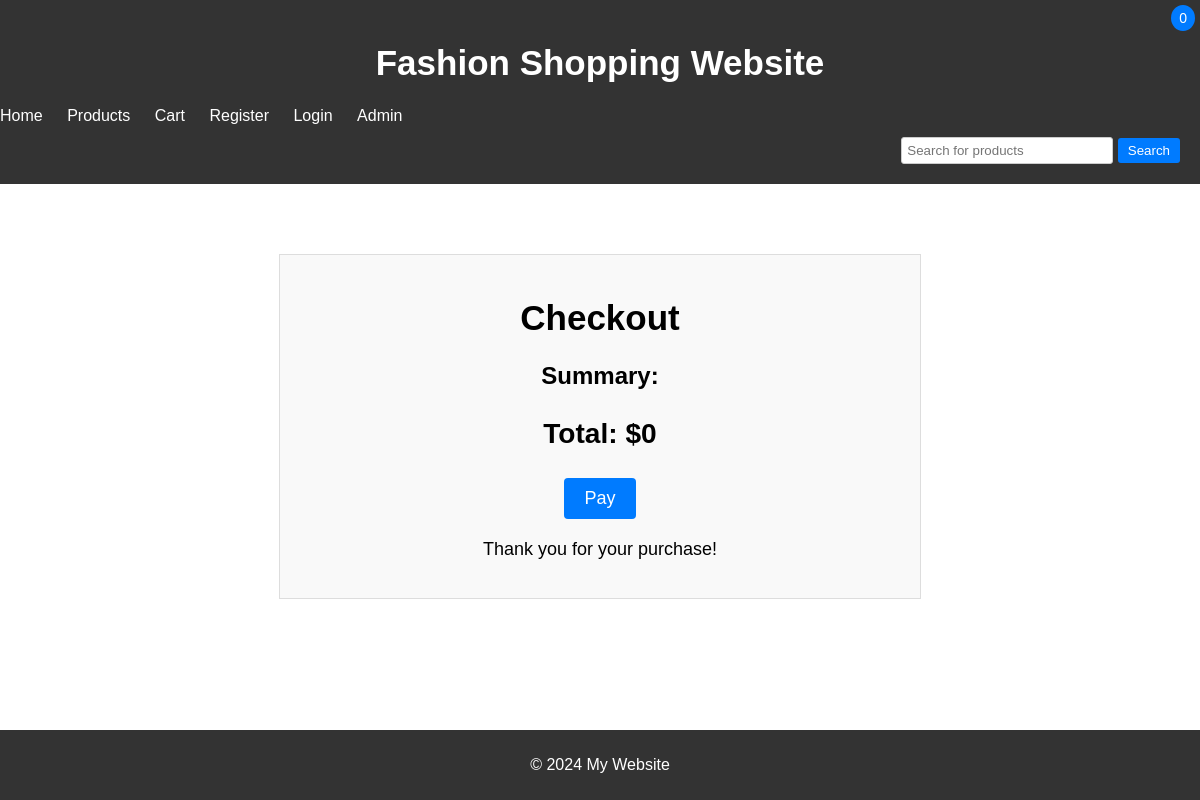
Before: /checkout/ with the older database file.
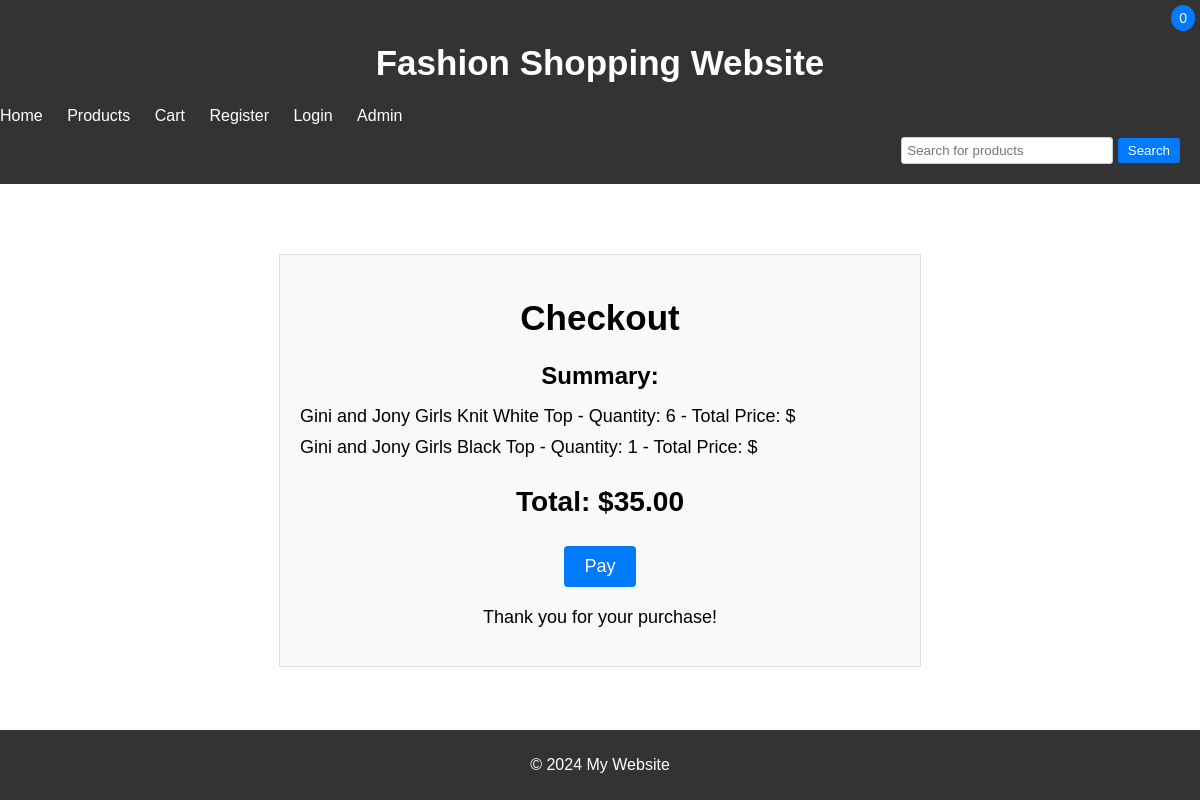
After: the same page with the newer database file.
### app/models.py (models this page shows, shortened)
class CartItem(models.Model):
    user = models.ForeignKey(User, on_delete=models.CASCADE, null=True, blank=True)
    product = models.ForeignKey(Product, on_delete=models.CASCADE)
    session_id = models.CharField(max_length=255, null=True, blank=True)
    quantity = models.PositiveIntegerField(default=1)

class Product(models.Model):
    product_id = models.IntegerField(unique=True)
    gender = models.CharField(max_length=100)
    category = models.CharField(max_length=100)
    subcategory = models.CharField(max_length=100)
    product_type = models.CharField(max_length=100)
    colour = models.CharField(max_length=100)
    usage = models.CharField(max_length=100)
    title = models.CharField(max_length=255)
    image = models.ImageField(upload_to='product_images/')
    image_url = models.URLField()
    price = models.DecimalField(max_digits=10, decimal_places=2)  # Add a price field

### app/views.py (the view)
# urls.py: path('checkout/', checkout_view, name='checkout'),  # URL pattern for the checkout page
def checkout_view(request):
    cart_items = get_cart_items(request)
    total_price = calculate_total_price(cart_items)
    return render(request, 'checkout.html', {'cart_items': cart_items, 'total_price': total_price})

### app/views.py (called while the page is built)
def calculate_total_price(cart_items):
    total_price = 0
    for item in cart_items:
        total_price += item.product.price * item.quantity
    return total_price

def get_cart_items(request):
    if request.user.is_authenticated:
        return CartItem.objects.filter(user=request.user)
    else:
        session_key = request.session.session_key
        return CartItem.objects.filter(session_id=session_key)

### app/templates/checkout.html (shortened to what this page needs)
{% extends 'base.html' %}
{% block content %}
<div class="checkout-container">
    <h1>Checkout</h1>
    <div class="summary">
        <h2>Summary:</h2>
        <ul>
            {% for item in cart_items %}
                <li>{{ item.product.title }} - Quantity: {{ item.quantity }} - Total Price: ${{ item.total_price }}</li>
            {% endfor %}
        </ul>
    </div>
    <div class="total">
        <h3>Total: ${{ total_price }}</h3>
    </div>
    <form action="{% url 'purchase' %}" method="post">
        <input type="submit" value="Pay">
    </form>
    <p class="thank-you">Thank you for your purchase!</p>
</div>
{% endblock %}

Changed rows visible on the page:
added CartItem: product "Gini and Jony Girls Knit White Top", quantity "6"
added CartItem: product "Gini and Jony Girls Black Top", quantity "1"
Other visible differences:
{{ total_price }}: "0" → "35.00"
